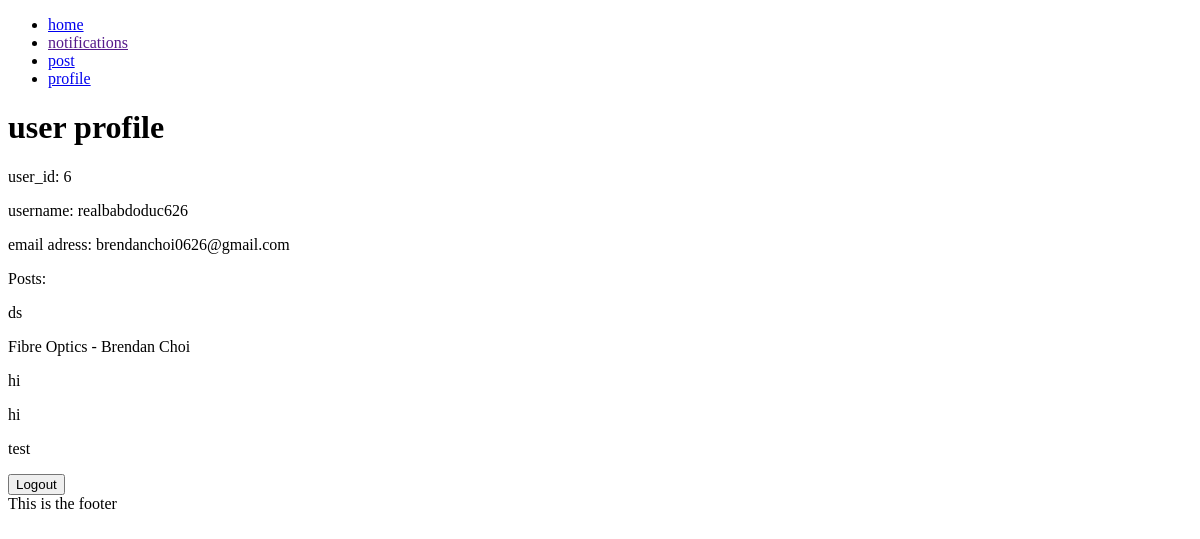
Page /profile (signed in) on the earlier database version.
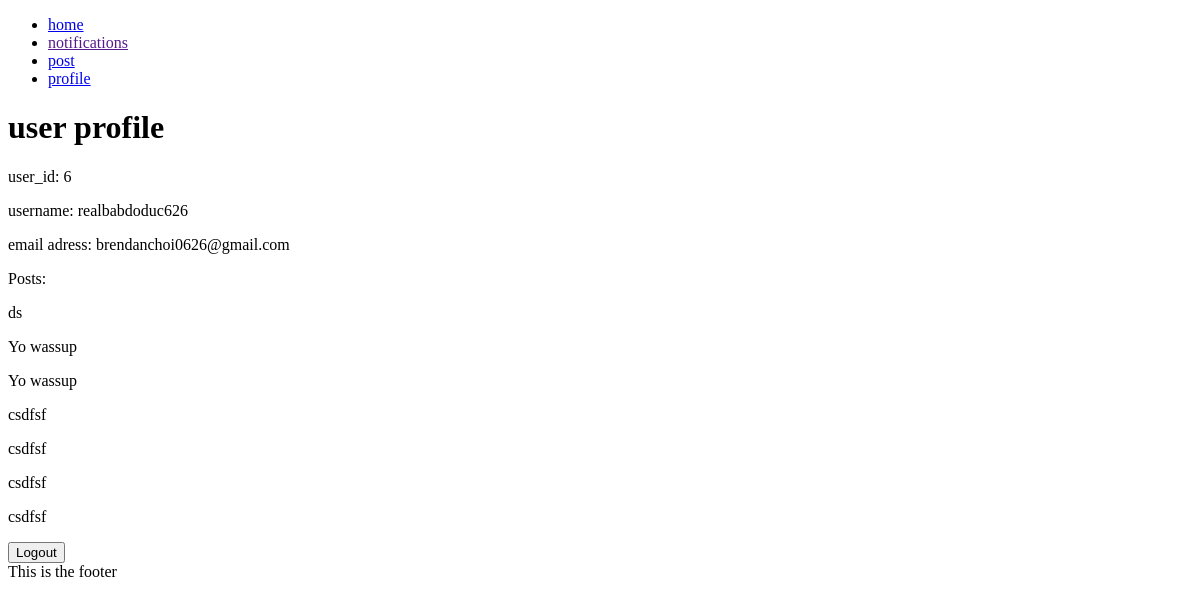
Same page on the later database version.
### models.py (models this page shows)
class Post(db.Model):
    __tablename__ = 'Post'
    id = db.Column(db.Integer, primary_key=True)
    title = db.Column(db.Text)
    discussion = db.Column(db.Text)
    date = db.Column(db.Integer)
    likes = db.Column(db.Integer)
    user_id = db.Column(db.Integer, db.ForeignKey('User.id'))
    post_user = db.relationship('User', back_populates='user_post')
    replies_post = db.relationship('Reply', secondary=PostReply, back_populates='posts_reply')
    categories_post = db.relationship('Category', secondary=PostCategory, back_populates='posts_category')

### main.py (the view)
@app.route('/profile')
def profile():
    if g.logged_in_user:
        user_info = sqlite_conn('data.db', 'SELECT * FROM User WHERE id = {}'.format(session['logged_in_user']), True)
        post_info = models.Post.query.filter_by(user_id = session['logged_in_user']).all()
        return render_template('profile.html', id=user_info[0], username=user_info[1], email=user_info[2], post=post_info)
    return redirect(url_for('user'))

### main.py (called while the page is built)
def sqlite_conn(database, query, single=False):
    conn = sqlite3.connect(database)
    cur = conn.cursor()
    cur.execute(query)
    results = cur.fetchone() if single else cur.fetchall()
    conn.close()
    return results

@app.before_request
def before_request():
    g.logged_in_user = None
    if 'logged_in_user' in session:
        g.logged_in_user = session['logged_in_user']

### templates/profile.html
{% extends 'layout.html' %}
{% block content %}
<h1>user profile</h1>
<p>user_id: {{ id }}</p>
<p>username: {{ username }}</p>
<p>email adress: {{ email }}</p>
<p>Posts:</p>
{% for x in post %}
    <p>{{x.title}}</p>
{% endfor %}
<button onclick="window.location = 'http://127.0.0.1:5000/logout'" type="submit">Logout</button>
{% endblock %}

Differences in the rows shown:
removed Post: title "Fibre Optics - Brendan Choi"
removed Post: title "hi"
removed Post: title "hi"
removed Post: title "test"
added Post: title "Yo wassup"
added Post: title "Yo wassup"
added Post: title "csdfsf"
added Post: title "csdfsf"
added Post: title "csdfsf"
added Post: title "csdfsf"
